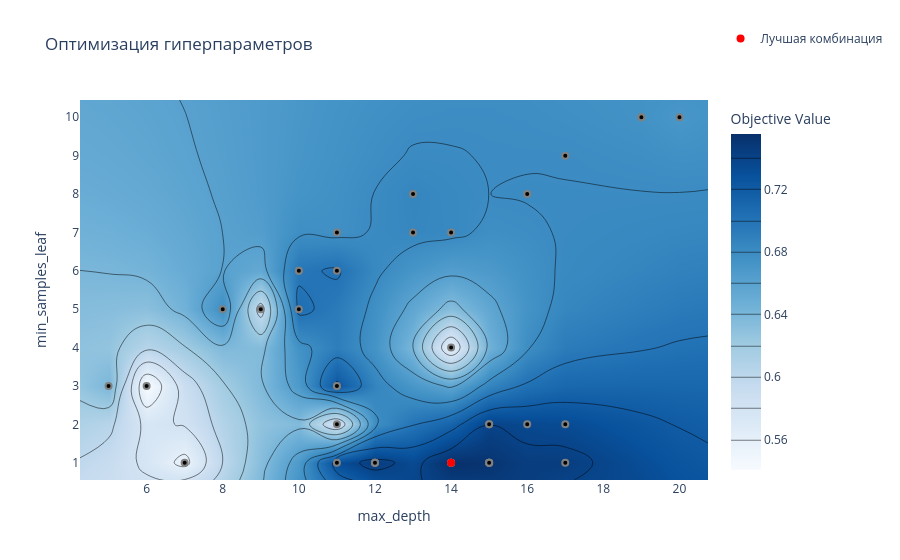
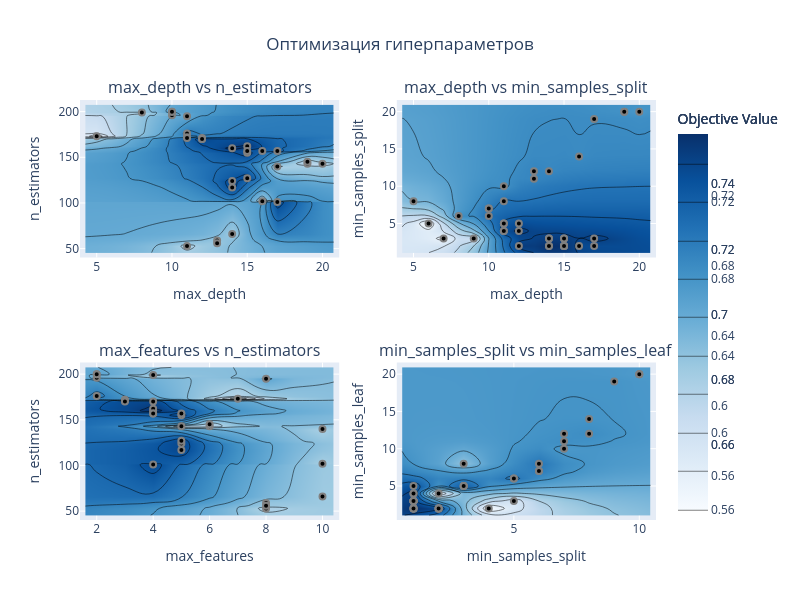

Notebook source saved alongside these figures, in order:
### Markdown cell above
Неплохой старт для модели с точностью предсказаний в ~90% и общей точностью в ~75%, но с полнотой в 29% работать, конечно, пока работать рано - слишком большой процент положительных случаев будет пропущен, а в нашем кейсе как раз полнота была бы важнее. 
  

Из интереса посмотрим на связи гиперпараметров модели и ее метрикой:

### Code cell
fig = optuna.visualization.plot_contour(study,
                                  params=[
                                      'max_depth',
                                      'min_samples_leaf'
                                  ]
                                  )
fig.update_layout(
        title_text="Оптимизация гиперпараметров",
        legend=dict(
        y=1.2
    )
    )
fig.add_trace((
    go.Scatter(
        x=[best_params['max_depth']], 
        y=[best_params['min_samples_leaf']],
        mode="markers",
        marker=dict(size=8, color="red"),
        name="Лучшая комбинация",
        
    )
))
fig.show()
params = [["max_depth", "n_estimators"],
          ["max_depth", "min_samples_split"],
          ["max_features", "n_estimators"],
          ["min_samples_split", "min_samples_leaf"]]
draw_parameters_optomization(study, params)

### Figure 1 — Plotly figure (JSON) as saved in the notebook; plotly's stock layout.template omitted (floating-point values rounded to 4 significant figures; data arrays with more than 128 entries replaced by an {"elided": "..."} marker saying what was removed)
{"data": [{"colorbar": {"title": {"text": "Objective Value"}}, "colorscale": [[0, "rgb(247,251,255)"], [0.125, "rgb(222,235,247)"], [0.25, "rgb(198,219,239)"], [0.375, "rgb(158,202,225)"], [0.5, "rgb(107,174,214)"], [0.625, "rgb(66,146,198)"], [0.75, "rgb(33,113,181)"], [0.875, "rgb(8,81,156)"], [1, "rgb(8,48,107)"]], "connectgaps": true, "contours": {"coloring": "heatmap"}, "hoverinfo": "none", "line": {"smoothing": 1.3}, "reversescale": false, "type": "contour", "x": [4.25, 5, 6, 7, 8, 9, 10, 11, 12, 13, 14, 15, 16, 17, 19, 20, 20.75], "y": [0.55, 1, 2, 3, 4, 5, 6, 7, 8, 9, 10, 10.45], "z": {"elided": "12x17 float values"}}, {"marker": {"color": "black", "line": {"color": "Gray", "width": 2}}, "mode": "markers", "name": "Feasible Trial", "showlegend": false, "type": "scatter", "x": [7, 14, 17, 9, 19, 20, 19, 16, 14, 13, 11, 13, 11, 5, 10, 10, 10, 8, 11, 11, 6, 11, 11, 12, 12, 12, 14, 15, 15, 16, 17, 15, 14, 14, 15, 15, 17, 15], "y": [1, 4, 9, 5, 10, 10, 10, 8, 7, 8, 7, 7, 6, 3, 6, 6, 5, 5, 3, 3, 3, 1, 2, 1, 1, 1, 1, 1, 2, 2, 2, 1, 1, 1, 1, 2, 1, 1]}, {"marker": {"color": "#cccccc", "line": {"color": "Gray", "width": 2}}, "mode": "markers", "name": "Infeasible Trial", "showlegend": false, "type": "scatter", "x": [], "y": []}, {"marker": {"color": "red", "size": 8}, "mode": "markers", "name": "Лучшая комбинация", "type": "scatter", "x": [14], "y": [1]}], "layout": {"legend": {"y": 1.2}, "title": {"text": "Оптимизация гиперпараметров"}, "xaxis": {"range": [4.25, 20.75], "title": {"text": "max_depth"}}, "yaxis": {"range": [0.55, 10.45], "title": {"text": "min_samples_leaf"}}}}

### Figure 2 — Plotly figure (JSON) as saved in the notebook; plotly's stock layout.template omitted (floating-point values rounded to 4 significant figures; data arrays with more than 128 entries replaced by an {"elided": "..."} marker saying what was removed)
{"data": [{"colorbar": {"title": {"text": "Objective Value"}}, "colorscale": [[0, "rgb(247,251,255)"], [0.125, "rgb(222,235,247)"], [0.25, "rgb(198,219,239)"], [0.375, "rgb(158,202,225)"], [0.5, "rgb(107,174,214)"], [0.625, "rgb(66,146,198)"], [0.75, "rgb(33,113,181)"], [0.875, "rgb(8,81,156)"], [1, "rgb(8,48,107)"]], "connectgaps": true, "contours": {"coloring": "heatmap"}, "hoverinfo": "none", "line": {"smoothing": 1.3}, "reversescale": false, "type": "contour", "x": [4.25, 5, 6, 7, 8, 9, 10, 11, 12, 13, 14, 15, 16, 17, 19, 20, 20.75], "xaxis": "x", "y": [45.65, 53, 56, 59, 66, 101, 102, 117, 124, 127, 140, 143, 145, 155, 157, 160, 162, 170, 171, 172, 173, 176, 195, 196, 199, 200, 207.3], "yaxis": "y", "z": {"elided": "27x17 float values"}}, {"marker": {"color": "black", "line": {"color": "Gray", "width": 2}}, "mode": "markers", "name": "Feasible Trial", "showlegend": false, "type": "scatter", "x": [17, 19, 20, 19, 16, 14, 13, 11, 13, 11, 5, 10, 10, 10, 8, 11, 11, 11, 12, 12, 12, 14, 15, 16, 17, 15, 14, 14, 15, 15, 17], "xaxis": "x", "y": [140, 143, 143, 145, 102, 66, 59, 53, 56, 195, 173, 196, 200, 200, 199, 176, 172, 171, 171, 170, 170, 160, 162, 157, 157, 155, 124, 117, 127, 157, 101], "yaxis": "y"}, {"marker": {"color": "#cccccc", "line": {"color": "Gray", "width": 2}}, "mode": "markers", "name": "Infeasible Trial", "showlegend": false, "type": "scatter", "x": [], "xaxis": "x", "y": [], "yaxis": "y"}, {"colorbar": {"title": {"text": "Objective Value"}}, "colorscale": [[0, "rgb(247,251,255)"], [0.125, "rgb(222,235,247)"], [0.25, "rgb(198,219,239)"], [0.375, "rgb(158,202,225)"], [0.5, "rgb(107,174,214)"], [0.625, "rgb(66,146,198)"], [0.75, "rgb(33,113,181)"], [0.875, "rgb(8,81,156)"], [1, "rgb(8,48,107)"]], "connectgaps": true, "contours": {"coloring": "heatmap"}, "hoverinfo": "none", "line": {"smoothing": 1.3}, "reversescale": false, "type": "contour", "x": [4.25, 5, 6, 7, 8, 9, 10, 11, 12, 13, 14, 15, 16, 17, 19, 20, 20.75], "xaxis": "x2", "y": [1.1, 2, 3, 4, 5, 6, 7, 8, 10, 11, 12, 14, 19, 20, 20.9], "yaxis": "y2", "z": {"elided": "15x17 float values"}}, {"marker": {"color": "black", "line": {"color": "Gray", "width": 2}}, "mode": "markers", "name": "Feasible Trial", "showlegend": false, "type": "scatter", "x": [7, 14, 17, 9, 19, 20, 19, 16, 14, 13, 11, 13, 11, 5, 10, 10, 10, 8, 11, 11, 6, 11, 11, 12, 12, 12, 14, 15, 15, 16, 17, 15, 14, 14, 15, 15, 17, 15], "xaxis": "x2", "y": [3, 2, 19, 3, 20, 20, 20, 14, 12, 12, 10, 11, 8, 8, 7, 7, 6, 6, 5, 5, 5, 4, 4, 5, 4, 2, 2, 2, 2, 2, 2, 3, 3, 3, 3, 2, 3, 2], "yaxis": "y2"}, {"marker": {"color": "#cccccc", "line": {"color": "Gray", "width": 2}}, "mode": "markers", "name": "Infeasible Trial", "showlegend": false, "type": "scatter", "x": [], "xaxis": "x2", "y": [], "yaxis": "y2"}, {"colorbar": {"title": {"text": "Objective Value"}}, "colorscale": [[0, "rgb(247,251,255)"], [0.125, "rgb(222,235,247)"], [0.25, "rgb(198,219,239)"], [0.375, "rgb(158,202,225)"], [0.5, "rgb(107,174,214)"], [0.625, "rgb(66,146,198)"], [0.75, "rgb(33,113,181)"], [0.875, "rgb(8,81,156)"], [1, "rgb(8,48,107)"]], "connectgaps": true, "contours": {"coloring": "heatmap"}, "hoverinfo": "none", "line": {"smoothing": 1.3}, "reversescale": false, "type": "contour", "x": [1.6, 2, 3, 4, 5, 6, 7, 8, 9, 10, 10.4], "xaxis": "x3", "y": [45.65, 53, 56, 59, 66, 101, 102, 117, 124, 127, 140, 143, 145, 155, 157, 160, 162, 170, 171, 172, 173, 176, 195, 196, 199, 200, 207.3], "yaxis": "y3", "z": {"elided": "27x11 float values"}}, {"marker": {"color": "black", "line": {"color": "Gray", "width": 2}}, "mode": "markers", "name": "Feasible Trial", "showlegend": false, "type": "scatter", "x": [10, 6, 5, 6, 10, 10, 8, 8, 8, 8, 7, 2, 2, 2, 4, 2, 3, 3, 3, 3, 4, 4, 4, 4, 4, 5, 5, 5, 5, 5, 4], "xaxis": "x3", "y": [140, 143, 143, 145, 102, 66, 59, 53, 56, 195, 173, 196, 200, 200, 199, 176, 172, 171, 171, 170, 170, 160, 162, 157, 157, 155, 124, 117, 127, 157, 101], "yaxis": "y3"}, {"marker": {"color": "#cccccc", "line": {"color": "Gray", "width": 2}}, "mode": "markers", "name": "Infeasible Trial", "showlegend": false, "type": "scatter", "x": [], "xaxis": "x3", "y": [], "yaxis": "y3"}, {"colorbar": {"title": {"text": "Objective Value"}}, "colorscale": [[0, "rgb(247,251,255)"], [0.125, "rgb(222,235,247)"], [0.25, "rgb(198,219,239)"], [0.375, "rgb(158,202,225)"], [0.5, "rgb(107,174,214)"], [0.625, "rgb(66,146,198)"], [0.75, "rgb(33,113,181)"], [0.875, "rgb(8,81,156)"], [1, "rgb(8,48,107)"]], "connectgaps": true, "contours": {"coloring": "heatmap"}, "hoverinfo": "none", "line": {"smoothing": 1.3}, "reversescale": false, "type": "contour", "x": [0.55, 1, 2, 3, 4, 5, 6, 7, 8, 9, 10, 10.45], "xaxis": "x4", "y": [1.1, 2, 3, 4, 5, 6, 7, 8, 10, 11, 12, 14, 19, 20, 20.9], "yaxis": "y4", "z": {"elided": "15x12 float values"}}, {"marker": {"color": "black", "line": {"color": "Gray", "width": 2}}, "mode": "markers", "name": "Feasible Trial", "showlegend": false, "type": "scatter", "x": [1, 4, 9, 5, 10, 10, 10, 8, 7, 8, 7, 7, 6, 3, 6, 6, 5, 5, 3, 3, 3, 1, 2, 1, 1, 1, 1, 1, 2, 2, 2, 1, 1, 1, 1, 2, 1, 1], "xaxis": "x4", "y": [3, 2, 19, 3, 20, 20, 20, 14, 12, 12, 10, 11, 8, 8, 7, 7, 6, 6, 5, 5, 5, 4, 4, 5, 4, 2, 2, 2, 2, 2, 2, 3, 3, 3, 3, 2, 3, 2], "yaxis": "y4"}, {"marker": {"color": "#cccccc", "line": {"color": "Gray", "width": 2}}, "mode": "markers", "name": "Infeasible Trial", "showlegend": false, "type": "scatter", "x": [], "xaxis": "x4", "y": [], "yaxis": "y4"}], "layout": {"annotations": [{"font": {"size": 16}, "showarrow": false, "text": "max_depth vs n_estimators", "x": 0.225, "xanchor": "center", "xref": "paper", "y": 1, "yanchor": "bottom", "yref": "paper"}, {"font": {"size": 16}, "showarrow": false, "text": "max_depth vs min_samples_split", "x": 0.775, "xanchor": "center", "xref": "paper", "y": 1, "yanchor": "bottom", "yref": "paper"}, {"font": {"size": 16}, "showarrow": false, "text": "max_features vs n_estimators", "x": 0.225, "xanchor": "center", "xref": "paper", "y": 0.375, "yanchor": "bottom", "yref": "paper"}, {"font": {"size": 16}, "showarrow": false, "text": "min_samples_split vs min_samples_leaf", "x": 0.775, "xanchor": "center", "xref": "paper", "y": 0.375, "yanchor": "bottom", "yref": "paper"}], "height": 600, "showlegend": false, "title": {"text": "Оптимизация гиперпараметров", "x": 0.5}, "width": 800, "xaxis": {"anchor": "y", "domain": [0, 0.45], "title": {"text": "max_depth"}}, "xaxis2": {"anchor": "y2", "domain": [0.55, 1], "title": {"text": "max_depth"}}, "xaxis3": {"anchor": "y3", "domain": [0, 0.45], "title": {"text": "max_features"}}, "xaxis4": {"anchor": "y4", "domain": [0.55, 1], "title": {"text": "min_samples_split"}}, "yaxis": {"anchor": "x", "domain": [0.625, 1], "title": {"text": "n_estimators"}}, "yaxis2": {"anchor": "x2", "domain": [0.625, 1], "title": {"text": "min_samples_split"}}, "yaxis3": {"anchor": "x3", "domain": [0, 0.375], "title": {"text": "n_estimators"}}, "yaxis4": {"anchor": "x4", "domain": [0, 0.375], "title": {"text": "min_samples_leaf"}}}}
